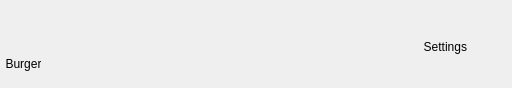
<?xml version="1.0" encoding="UTF-8"?>
<ui version="4.0">
 <class>WidgetFooter</class>
 <widget class="QWidget" name="WidgetFooter">
  <property name="geometry">
   <rect>
    <x>0</x>
    <y>0</y>
    <width>512</width>
    <height>88</height>
   </rect>
  </property>
  <property name="minimumSize">
   <size>
    <width>40</width>
    <height>40</height>
   </size>
  </property>
  <property name="maximumSize">
   <size>
    <width>16777215</width>
    <height>88</height>
   </size>
  </property>
  <property name="windowTitle">
   <string>Form</string>
  </property>
  <property name="styleSheet">
   <string notr="true"/>
  </property>
  <layout class="QHBoxLayout" name="horizontalLayout_2">
   <property name="leftMargin">
    <number>6</number>
   </property>
   <property name="rightMargin">
    <number>4</number>
   </property>
   <property name="bottomMargin">
    <number>6</number>
   </property>
   <item>
    <widget class="QWidget" name="widget" native="true">
     <layout class="QVBoxLayout" name="verticalLayout">
      <property name="spacing">
       <number>0</number>
      </property>
      <property name="leftMargin">
       <number>0</number>
      </property>
      <property name="topMargin">
       <number>0</number>
      </property>
      <property name="rightMargin">
       <number>0</number>
      </property>
      <property name="bottomMargin">
       <number>0</number>
      </property>
      <item>
       <widget class="QPushButton" name="pushButton_settingsA">
        <property name="sizePolicy">
         <sizepolicy hsizetype="Fixed" vsizetype="Fixed">
          <horstretch>0</horstretch>
          <verstretch>0</verstretch>
         </sizepolicy>
        </property>
        <property name="minimumSize">
         <size>
          <width>35</width>
          <height>35</height>
         </size>
        </property>
        <property name="maximumSize">
         <size>
          <width>35</width>
          <height>35</height>
         </size>
        </property>
        <property name="text">
         <string/>
        </property>
        <property name="iconSize">
         <size>
          <width>25</width>
          <height>25</height>
         </size>
        </property>
        <property name="autoDefault">
         <bool>false</bool>
        </property>
        <property name="flat">
         <bool>true</bool>
        </property>
       </widget>
      </item>
      <item>
       <widget class="ClickableLabel" name="label_burgerAnim">
        <property name="sizePolicy">
         <sizepolicy hsizetype="Fixed" vsizetype="Fixed">
          <horstretch>0</horstretch>
          <verstretch>0</verstretch>
         </sizepolicy>
        </property>
        <property name="minimumSize">
         <size>
          <width>35</width>
          <height>35</height>
         </size>
        </property>
        <property name="maximumSize">
         <size>
          <width>35</width>
          <height>35</height>
         </size>
        </property>
        <property name="text">
         <string>Burger</string>
        </property>
        <property name="alignment">
         <set>Qt::AlignmentFlag::AlignCenter</set>
        </property>
        <property name="wordWrap">
         <bool>false</bool>
        </property>
        <property name="margin">
         <number>0</number>
        </property>
        <property name="indent">
         <number>0</number>
        </property>
       </widget>
      </item>
     </layout>
    </widget>
   </item>
   <item>
    <widget class="QLabel" name="label_settings">
     <property name="sizePolicy">
      <sizepolicy hsizetype="Ignored" vsizetype="Ignored">
       <horstretch>0</horstretch>
       <verstretch>0</verstretch>
      </sizepolicy>
     </property>
     <property name="minimumSize">
      <size>
       <width>0</width>
       <height>0</height>
      </size>
     </property>
     <property name="text">
      <string>Settings</string>
     </property>
     <property name="scaledContents">
      <bool>false</bool>
     </property>
     <property name="alignment">
      <set>Qt::AlignmentFlag::AlignRight|Qt::AlignmentFlag::AlignTrailing|Qt::AlignmentFlag::AlignVCenter</set>
     </property>
    </widget>
   </item>
   <item>
    <widget class="QPushButton" name="pushButton_settingsB">
     <property name="sizePolicy">
      <sizepolicy hsizetype="Fixed" vsizetype="Fixed">
       <horstretch>35</horstretch>
       <verstretch>35</verstretch>
      </sizepolicy>
     </property>
     <property name="minimumSize">
      <size>
       <width>35</width>
       <height>35</height>
      </size>
     </property>
     <property name="maximumSize">
      <size>
       <width>35</width>
       <height>35</height>
      </size>
     </property>
     <property name="styleSheet">
      <string notr="true"/>
     </property>
     <property name="text">
      <string/>
     </property>
     <property name="iconSize">
      <size>
       <width>25</width>
       <height>25</height>
      </size>
     </property>
     <property name="flat">
      <bool>true</bool>
     </property>
    </widget>
   </item>
  </layout>
 </widget>
 <customwidgets>
  <customwidget>
   <class>ClickableLabel</class>
   <extends>QLabel</extends>
   <header location="global">GUI/clickablelabel.h</header>
  </customwidget>
 </customwidgets>
 <resources/>
 <connections/>
</ui>
